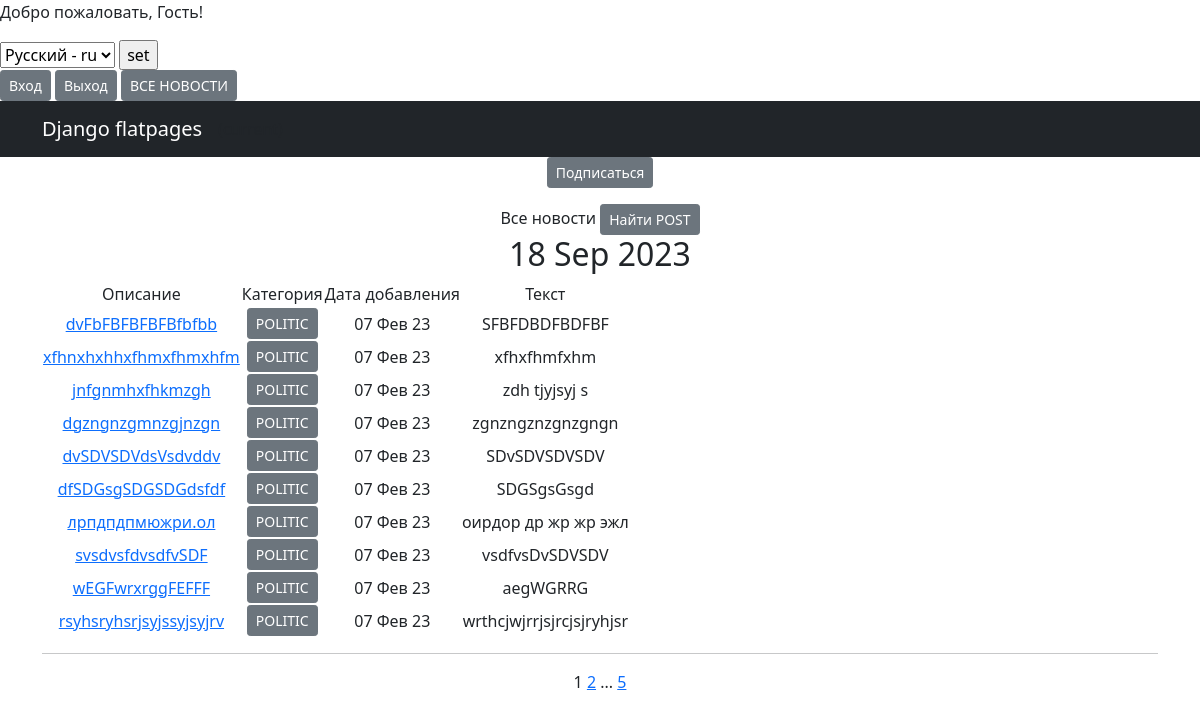
The app's page /news/categories/2, older data.
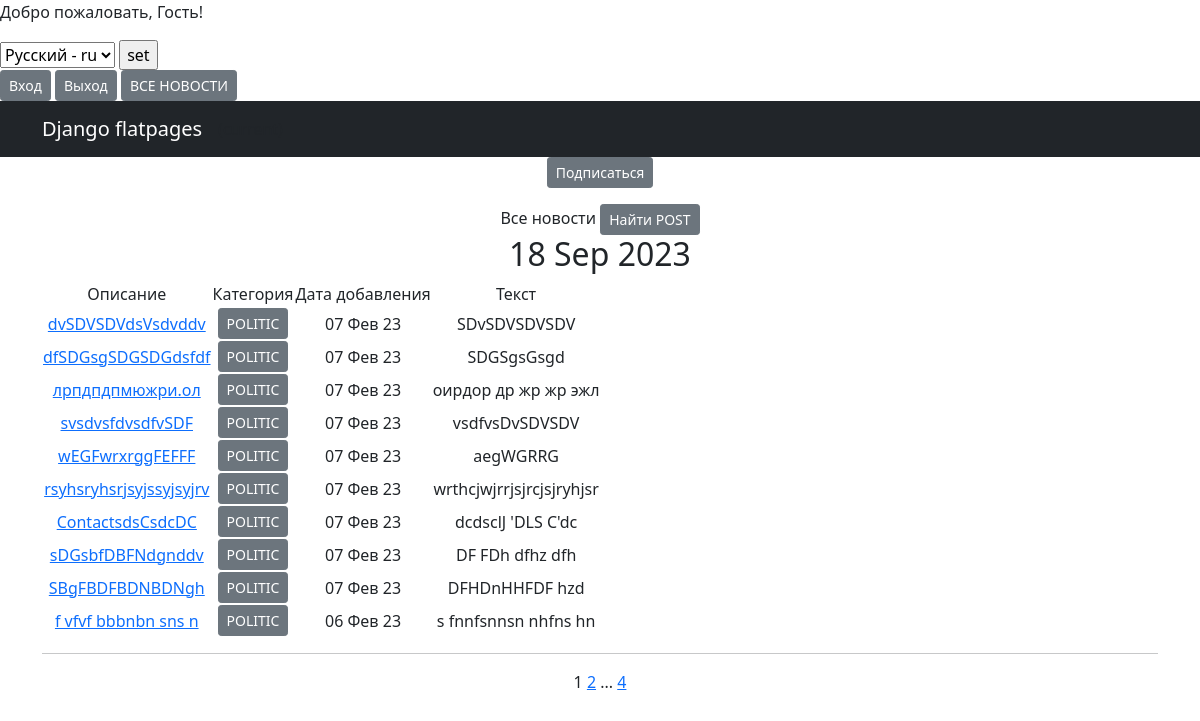
The same page, newer data.
### news/models.py (models this page shows, shortened)
class Post(models.Model):
    author = models.ForeignKey(Author, on_delete=models.CASCADE, help_text="Автор")
    NEWS = "NW"
    ARTICLE = "AT"
    CATEGORY_CHOICES = (
        (NEWS, 'НОВОСТЬ'),
        (ARTICLE, 'СТАТЬЯ'),
    )
    categoryType = models.CharField(max_length=2, choices=CATEGORY_CHOICES, default=ARTICLE
                                    )
    dataCreation = models.DateTimeField(auto_now_add=True, )
    category = models.ManyToManyField(Category, through='PostCategory')
    title = models.CharField(max_length=128)
    text = models.TextField(verbose_name=' ТЕКСТ')
    rating = models.SmallIntegerField(default=0)
    def __str__(self):
        return f'{self.category, self.categoryType}'

class Category(models.Model):
    name = models.CharField(max_length=64, unique=True, help_text=_('Название категории'))
    subscribers = models.ManyToManyField(User, related_name='categories')
    def __str__(self):
        return f'{self.name}'

### news/views.py (the view)
# urls.py: path('categories/<int:pk>', CategoryListView.as_view(), name='category_list'),
class CategoryListView(NewsList):
    model = Post
    template_name = 'category_list.html'
    context_object_name = 'category_news_list'
    def get_queryset(self):
        self.category = get_object_or_404(Category, id=self.kwargs['pk'])
        queryset = Post.objects.filter(category=self.category).order_by('-dataCreation')
        return queryset
    def get_context_data(self, **kwargs):
        context = super().get_context_data(**kwargs)
        context['is_not_subscriber'] = self.request.user not in self.category.subscribers.all()
        print(f'{context = }')
        context['categories'] = self.category
        return context

### news/templatetags/custom_filters.py (called while the page is built)
@register.filter()
def censor(value):
    ban_words = ['fuck', 'хер']
    if not isinstance(value, str):
        raise TypeError(f"unresolved type'{type(value)}' expected type 'str")
    for word in value.split():
        if word.lower() in ban_words:
            value = value.replace(word, f'{word[0]}{"*"*(len(word)-1)}')
    return value

### news/templatetags/custom_tags.py (called while the page is built)
@register.simple_tag()
def current_time(format_string='%b %d %Y'):
    return datetime.utcnow().strftime(format_string)

### news/views.py (called while the page is built)
    def get_context_data(self, **kwargs):
        context = super().get_context_data(**kwargs)
        context['time_now'] = datetime.utcnow()
        context['next_sale'] = None
        return context

### news/templates/category_list.html (shortened to what this page needs)
{% extends 'flatpages/default.html' %}
{% load custom_filters %}
{% load custom_tags %}
{% block content %}
{% if is_not_subscriber %}
        <p class="text-center"><a href="{% url 'subscribe' categories.id %}"class="btn btn-secondary btn-sm">Подписаться</a></p><a
    {% endif %}
<h1>Все новости</h1>
    {% if category_news_list %}
            <a href="{% url 'search' %}"class="btn btn-secondary btn-sm">Найти POST</a>
        <h2>{% current_time '%d %b %Y' %}</h2>
<table>
    <tr>
        <td>Описание</td>
        <td> Категория</td>
        <td>Дата добавления</td>
        <td>Текст</td>
    <tr>
        {% for new in category_news_list %}
    <tr>
        <td>
            <a href="{% url 'new' new.id %}">{{ new.title|censor }}</a>
        </td>
        <td>
            {% for category in new.category.all %}
                <a href="{% url 'category_list' category.id %}" class="btn btn-secondary btn-sm">{{ category }}</a>
            {% endfor %}
        </td>
        <td>{{ new.dataCreation|date:'d M y ' }}</td>
        <td>{{ new.text|truncatewords:20|censor}}</td>
        <td>
        </td>
        {% endfor %}
</table>
<hr>
    {% else %}
    <h2>Новостей нет!</h2>
    {% endif %}
{{ page_obj.number }}
{% if page_obj.has_next %}
<a href="?page={{ page_obj.next_page_number }}">{{ page_obj.next_page_number }}</a>
{% if paginator.num_pages != page_obj.next_page_number %}
...
<a href="?page={{ page_obj.paginator.num_pages }}">{{ page_obj.paginator.num_pages }}</a>
{% endif %}
{% endif %}
{% endblock content %}

Row changes from the older to the newer data that the page shows:
removed Post: title|censor "dvFbFBFBFBFBfbfbb", dataCreation "07 Фев 23", text|censor "SFBFDBDFBDFBF", Category (name "POLITIC")
removed Post: title|censor "xfhnxhxhhxfhmxfhmxhfm", dataCreation "07 Фев 23", text|censor "xfhxfhmfxhm", Category (name "POLITIC")
no longer on this page (row edited): Post: title|censor "jnfgnmhxfhkmzgh", dataCreation "07 Фев 23", text|censor "zdh tjyjsyj s", Category (name "POLITIC")
no longer on this page (row unchanged): Post: title|censor "dgzngnzgmnzgjnzgn", dataCreation "07 Фев 23", text|censor "zgnzngznzgnzgngn", Category (name "POLITIC")
now on this page (row unchanged): Post: title|censor "ContactsdsCsdcDC", dataCreation "07 Фев 23", text|censor "dcdsclJ 'DLS C'dc", Category (name "POLITIC")
now on this page (row unchanged): Post: title|censor "sDGsbfDBFNdgnddv", dataCreation "07 Фев 23", text|censor "DF FDh dfhz dfh", Category (name "POLITIC")
now on this page (row unchanged): Post: title|censor "SBgFBDFBDNBDNgh", dataCreation "07 Фев 23", text|censor "DFHDnHHFDF hzd", Category (name "POLITIC")
now on this page (row unchanged): Post: title|censor "f vfvf bbbnbn sns n", dataCreation "06 Фев 23", text|censor "s fnnfsnnsn nhfns hn", Category (name "POLITIC")
Text that changed along with them:
{{ page_obj.paginator.num_pages }}: "5" → "4"
